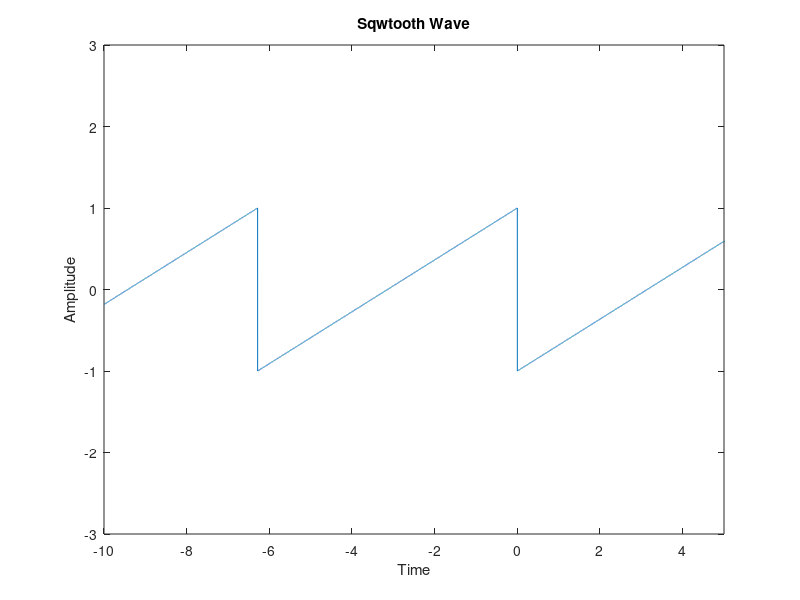

Write the MATLAB code that produced this figure.
clc;
clear all;
close all;

t = -10 : 0.0005 : 10;
x = sawtooth(t);

figure(73050);
plot(t, x);
axis([-10 5 -3 3]);
title('Sqwtooth Wave');
xlabel('Time');
ylabel('Amplitude');